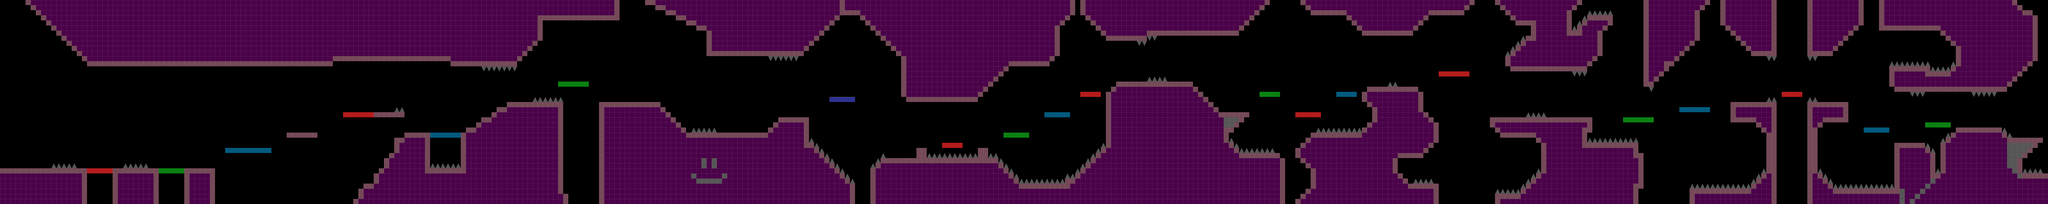

A level layout from a 2D game, rendered from its tile map. Below: a short description, then the map file with tile-grid data replaced by summaries:
An orthogonal 400x40 tile map with 16x16 px tiles, 5 tile layers (main, plateform-red, plateform-green, plateform-blue, ...), 4 hidden layers not drawn, 2 tilesets.

<map version="1.0" orientation="orthogonal" renderorder="left-up" width="400" height="40" tilewidth="16" tileheight="16" nextobjectid="1">
 <tileset firstgid="1" name="tileset" tilewidth="16" tileheight="16" tilecount="20" columns="10">
  <image source="../raw/tileset-16.png" width="160" height="32" />
 </tileset>
 <tileset firstgid="21" name="tileset-trap-new" tilewidth="16" tileheight="16" tilecount="4" columns="4">
  <image source="../raw/tileset-trap-16.png" width="64" height="16" />
 </tileset>
 <layer name="main" width="400" height="40">
  <data>[16000 cells, 7711 non-empty, 4 distinct tile ids]</data>
 </layer>
 <layer name="plateform-red" width="400" height="40">
  <data>[16000 cells, 34 non-empty, 1 distinct tile ids]</data>
 </layer>
 <layer name="plateform-green" width="400" height="40">
  <data>[16000 cells, 31 non-empty, 1 distinct tile ids]</data>
 </layer>
 <layer name="plateform-blue" width="400" height="40">
  <data>[16000 cells, 40 non-empty, 2 distinct tile ids]</data>
 </layer>
 <layer name="collision-main" width="400" height="40" opacity="0.2">
  <data>[16000 cells, 1203 non-empty, 1 distinct tile ids]</data>
 </layer>
 <layer name="collision-die" width="400" height="40" visible="0" opacity="0.2">
  <data>[16000 cells, 302 non-empty, 1 distinct tile ids]</data>
 </layer>
 <layer name="collision-red" width="400" height="40" visible="0" opacity="0.71">
  <data>[16000 cells, 34 non-empty, 1 distinct tile ids]</data>
 </layer>
 <layer name="collision-green" width="400" height="40" visible="0" opacity="0.67">
  <data>[16000 cells, 31 non-empty, 1 distinct tile ids]</data>
 </layer>
 <layer name="collision-blue" width="400" height="40" visible="0" opacity="0.6">
  <data>[16000 cells, 40 non-empty, 1 distinct tile ids]</data>
 </layer>
</map>